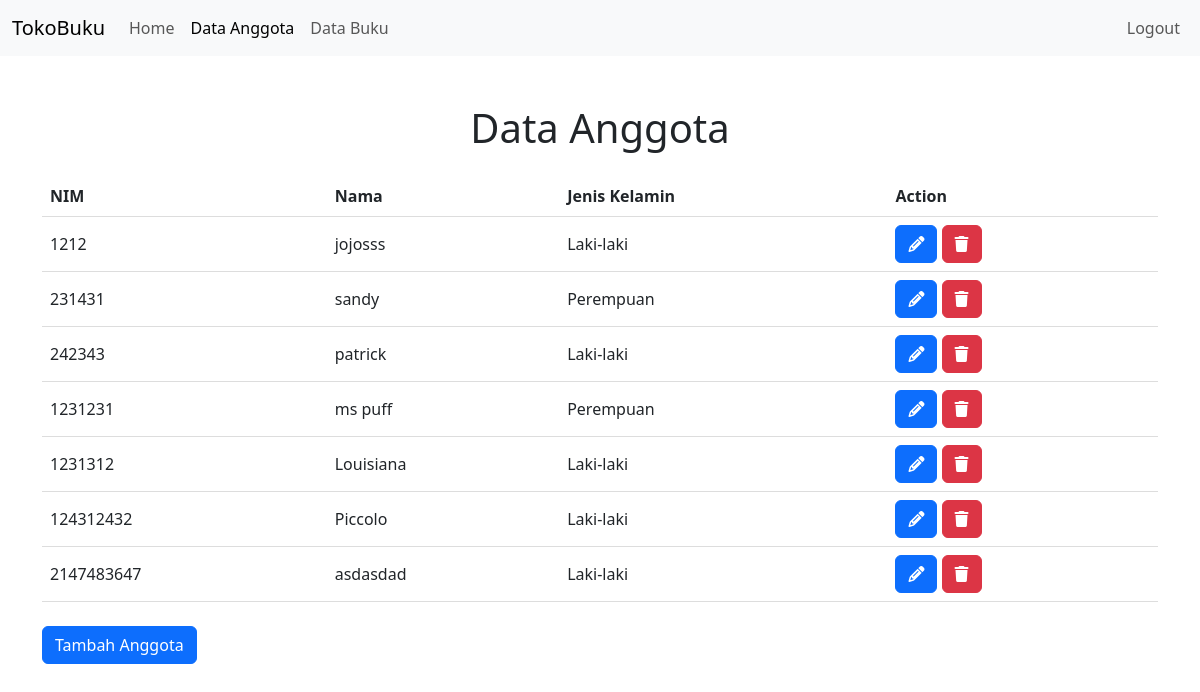
The app's page /anggota/data-anggota.php (signed in) with its own data.
### tables this page shows
CREATE TABLE `data_anggota` (
  `nim` int(255) NOT NULL,
  `nama_anggota` varchar(255) NOT NULL,
  `jenis_kelamin` enum('Laki-laki','Perempuan') NOT NULL
);

### anggota/data-anggota.php (the view, shortened to what this page needs)
<?php
include($_SERVER['DOCUMENT_ROOT'] . '/tokobuku/config/config.php');
$sql = "SELECT * FROM data_anggota";
$stmt = $db->prepare($sql);
$stmt->execute();
$results = $stmt->fetchAll(PDO::FETCH_ASSOC);
?>
<!DOCTYPE html>
<html lang="en">
<head>
  <link rel="stylesheet" href="https://cdnjs.cloudflare.com/ajax/libs/font-awesome/6.5.2/css/all.min.css" />
  <link href="https://cdn.jsdelivr.net/npm/bootstrap@5.3.3/dist/css/bootstrap.min.css" rel="stylesheet" />
</head>
<body>
  <nav class="navbar navbar-expand-lg bg-body-tertiary">
    <div class="container-fluid">
      <a class="navbar-brand" href="http://localhost/tokobuku/dashboard.php">TokoBuku</a>
      <div class="collapse navbar-collapse" id="navbarNav">
        <ul class="navbar-nav me-auto mb-2 mb-lg-0">
          <li class="nav-item">
            <a class="nav-link " href="http://localhost/tokobuku/dashboard.php">Home</a>
          </li>
          <li class="nav-item">
            <a class="nav-link  active" aria-current="page" href="http://localhost/tokobuku/anggota/data-anggota.php">Data Anggota</a>
          </li>
          <li class="nav-item">
            <a class="nav-link" href="http://localhost/tokobuku/buku/data-buku.php">Data Buku</a>
          </li>
        </ul>
        <ul class="navbar-nav">
          <li class="nav-item">
            <a class="nav-link" href="logout.php">Logout</a>
          </li>
        </ul>
      </div>
    </div>
  </nav>
  <div class="container my-5">
    <h1 class="text-center mb-4">Data Anggota</h1>
    <table>
      <tr>
        <th>NIM</th>
        <th>Nama</th>
        <th>Jenis Kelamin</th>
        <th>Action</th>
      </tr>
      <?php foreach ($results as $anggota) : ?>
        <tr>
          <td><?php echo $anggota['nim']; ?></td>
          <td><?php echo $anggota['nama_anggota']; ?></td>
          <td><?php echo $anggota['jenis_kelamin']; ?></td>
          <td>
            <a class="btn btn-primary" href="edit-anggota.php?nim=<?php echo $anggota['nim']; ?>"><i class="fa-solid fa-pencil" style="color: #ffffff;"></i></a>
            <a class="btn btn-danger" href="hapus-anggota.php?nim=<?php echo $anggota['nim']; ?>" onclick="return confirm('Are you sure you want to delete this book?')"><i class="fa-solid fa-trash" style="color: #ffffff;"></i></a>
          </td>
        </tr>
      <?php endforeach; ?>
    </table>
    <a class="mt-4 btn btn-primary" href="tambah-anggota.php">Tambah Anggota</a>
  </div>
</body>
</html>

### anggota/data-anggota.php (style rules this page uses)
table { border-collapse: collapse; width: 100%; }
th, td { padding: 8px; text-align: left; border-bottom: 1px solid #ddd; }

### records on screen
data_anggota: nim "1212", nama_anggota "jojosss", jenis_kelamin "Laki-laki"
data_anggota: nim "231431", nama_anggota "sandy", jenis_kelamin "Perempuan"
data_anggota: nim "242343", nama_anggota "patrick", jenis_kelamin "Laki-laki"
data_anggota: nim "1231231", nama_anggota "ms puff", jenis_kelamin "Perempuan"
data_anggota: nim "1231312", nama_anggota "Louisiana", jenis_kelamin "Laki-laki"
data_anggota: nim "124312432", nama_anggota "Piccolo", jenis_kelamin "Laki-laki"
data_anggota: nim "2147483647", nama_anggota "asdasdad", jenis_kelamin "Laki-laki"
